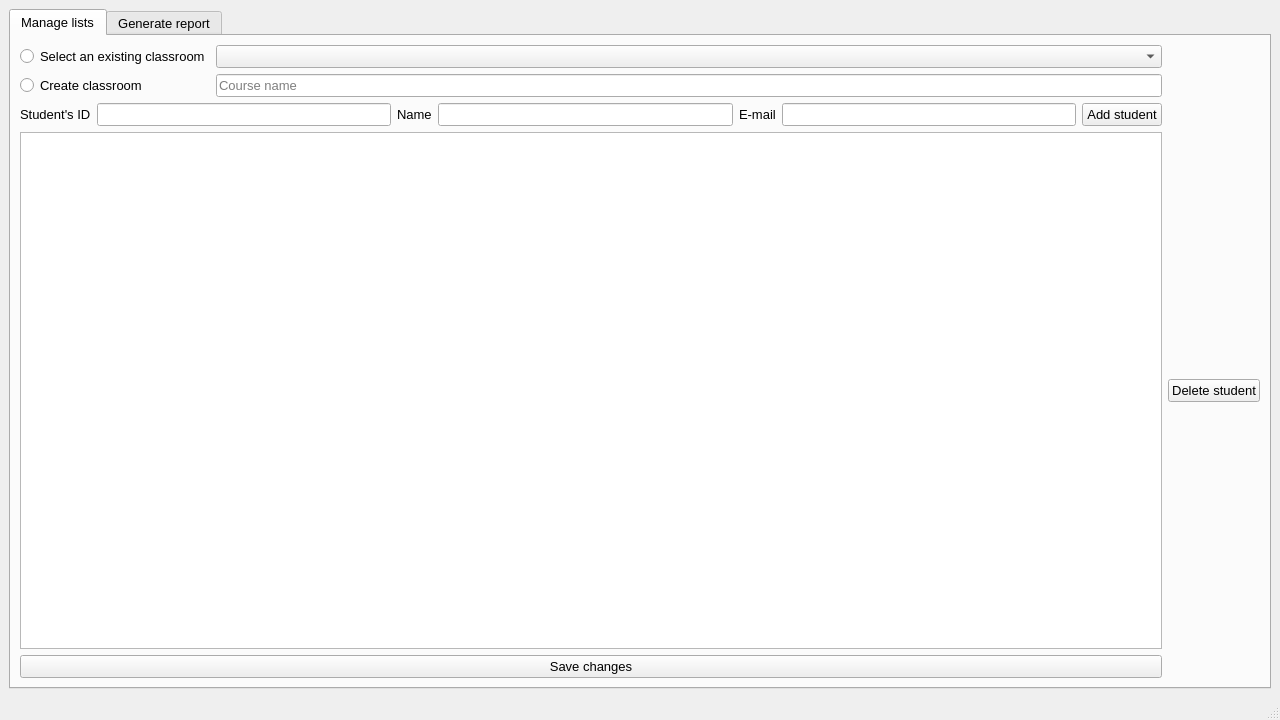
<?xml version="1.0" encoding="UTF-8"?>
<ui version="4.0">
 <class>MainWindow</class>
 <widget class="QMainWindow" name="MainWindow">
  <property name="geometry">
   <rect>
    <x>0</x>
    <y>0</y>
    <width>1280</width>
    <height>720</height>
   </rect>
  </property>
  <property name="windowTitle">
   <string>MainWindow</string>
  </property>
  <widget class="QWidget" name="centralwidget">
   <layout class="QHBoxLayout" name="horizontalLayout">
    <item>
     <widget class="QTabWidget" name="lists_tab">
      <property name="font">
       <font>
        <pointsize>10</pointsize>
        <weight>50</weight>
        <bold>false</bold>
       </font>
      </property>
      <property name="currentIndex">
       <number>0</number>
      </property>
      <widget class="QWidget" name="">
       <attribute name="title">
        <string>Manage lists</string>
       </attribute>
       <layout class="QGridLayout" name="gridLayout_3">
        <item row="1" column="0">
         <layout class="QGridLayout" name="student_grid">
          <item row="0" column="0">
           <widget class="QLabel" name="label_A">
            <property name="text">
             <string>Student's ID</string>
            </property>
           </widget>
          </item>
          <item row="0" column="1">
           <widget class="QLineEdit" name="id_line_edit"/>
          </item>
          <item row="0" column="3">
           <widget class="QLineEdit" name="name_line_edit"/>
          </item>
          <item row="0" column="2">
           <widget class="QLabel" name="label_B">
            <property name="text">
             <string>Name</string>
            </property>
           </widget>
          </item>
          <item row="0" column="4">
           <widget class="QLabel" name="label_C">
            <property name="text">
             <string>E-mail</string>
            </property>
           </widget>
          </item>
          <item row="0" column="5">
           <widget class="QLineEdit" name="email_line_edit"/>
          </item>
          <item row="0" column="6">
           <widget class="QPushButton" name="add_student_button">
            <property name="text">
             <string>Add student</string>
            </property>
           </widget>
          </item>
         </layout>
        </item>
        <item row="0" column="0">
         <layout class="QGridLayout" name="lists_grid">
          <item row="0" column="0">
           <widget class="QRadioButton" name="existing_radio_button">
            <property name="text">
             <string>Select an existing classroom</string>
            </property>
           </widget>
          </item>
          <item row="1" column="0">
           <widget class="QRadioButton" name="create_radio_button">
            <property name="text">
             <string>Create classroom</string>
            </property>
           </widget>
          </item>
          <item row="0" column="1">
           <widget class="QComboBox" name="existing_combo_box"/>
          </item>
          <item row="1" column="1">
           <widget class="QLineEdit" name="create_line_edit">
            <property name="placeholderText">
             <string>Course name</string>
            </property>
           </widget>
          </item>
         </layout>
        </item>
        <item row="2" column="0">
         <widget class="QTableView" name="student_table"/>
        </item>
        <item row="3" column="0">
         <widget class="QPushButton" name="save_button">
          <property name="text">
           <string>Save changes</string>
          </property>
         </widget>
        </item>
        <item row="2" column="1">
         <widget class="QPushButton" name="delete_button">
          <property name="text">
           <string>Delete student</string>
          </property>
         </widget>
        </item>
       </layout>
      </widget>
      <widget class="QWidget" name="">
       <attribute name="title">
        <string>Generate report</string>
       </attribute>
       <widget class="QWidget" name="gridLayoutWidget_2">
        <property name="geometry">
         <rect>
          <x>0</x>
          <y>0</y>
          <width>1271</width>
          <height>691</height>
         </rect>
        </property>
        <layout class="QGridLayout" name="report_grid"/>
       </widget>
      </widget>
     </widget>
    </item>
   </layout>
  </widget>
  <widget class="QStatusBar" name="statusbar"/>
 </widget>
 <resources/>
 <connections/>
</ui>
